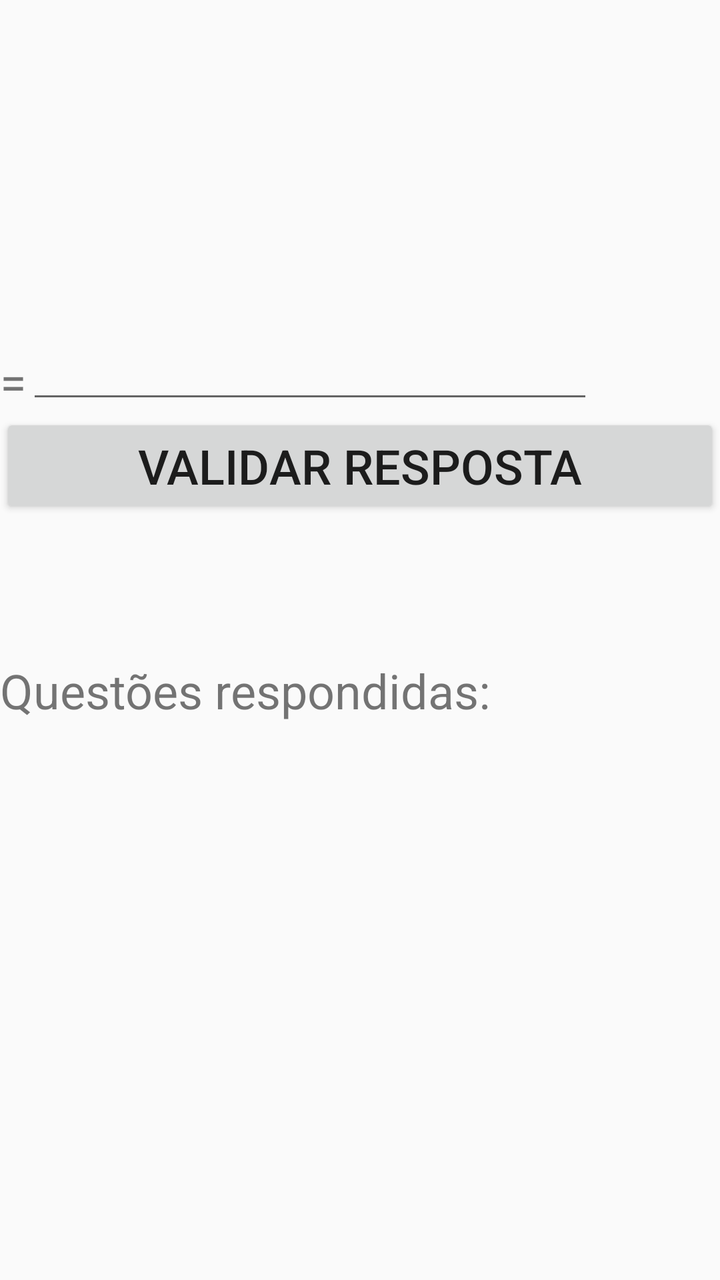
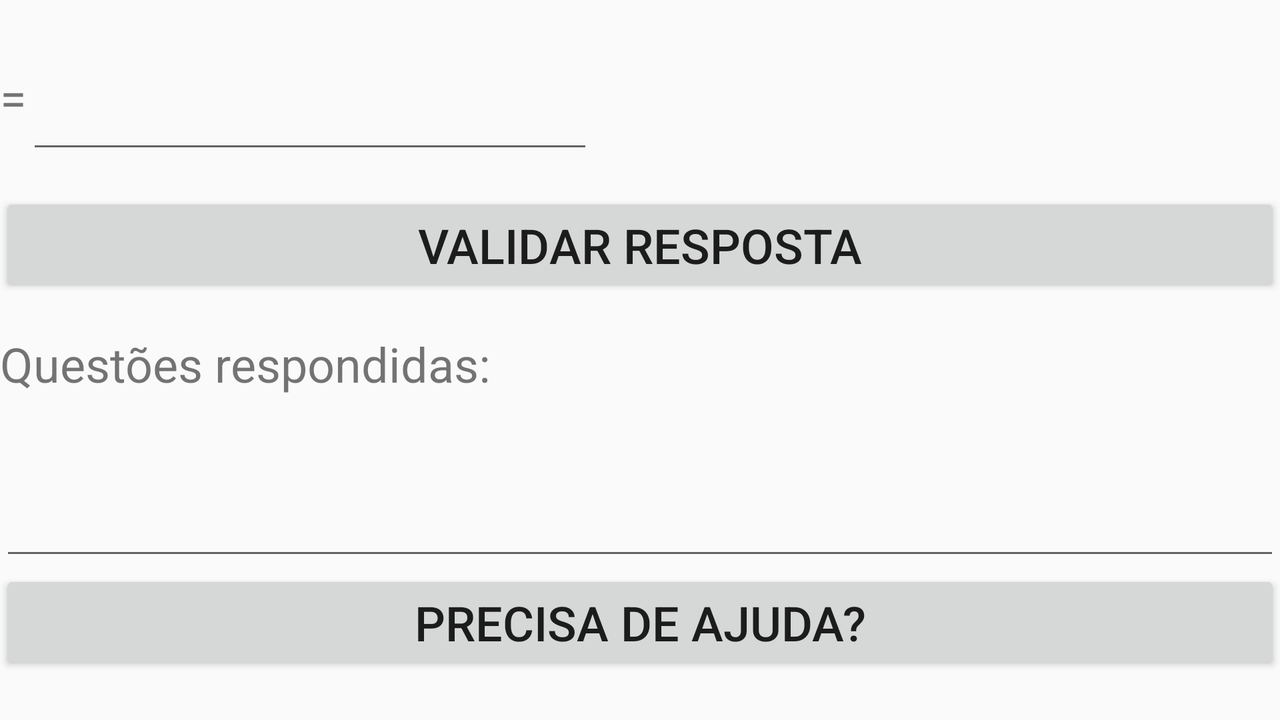

An Android layout and its configuration variant, each rendered on a device that would load it. The default file and the variant file are quoted in full after the pictures.
<!-- AndroidManifest.xml: application theme AppTheme -->
<!-- res/layout/fragment_game_play.xml -->
<?xml version="1.0" encoding="utf-8"?>
<LinearLayout xmlns:android="http://schemas.android.com/apk/res/android"
    android:layout_width="match_parent"
    android:layout_height="match_parent"
    android:orientation="vertical">

    <Space
        android:layout_width="match_parent"
        android:layout_height="142dp" />

    <TextView
        android:id="@+id/questionTXT"
        android:layout_width="match_parent"
        android:layout_height="wrap_content"
        android:textSize="24sp" />

    <TableLayout
        android:layout_width="match_parent"
        android:layout_height="wrap_content">

        <TableRow
            android:layout_width="match_parent"
            android:layout_height="63dp">

            <TableRow
                android:layout_width="match_parent"
                android:layout_height="match_parent">

            </TableRow>

            <TextView
                android:id="@+id/equalsTXT"
                android:layout_width="match_parent"
                android:layout_height="wrap_content"
                android:text="="
                android:textSize="24sp" />

            <TableRow
                android:layout_width="match_parent"
                android:layout_height="match_parent">

                <EditText
                    android:id="@+id/replyText"
                    android:layout_width="match_parent"
                    android:layout_height="wrap_content"
                    android:ems="10"
                    android:inputType="number"
                    android:textSize="24sp" />
            </TableRow>

        </TableRow>

    </TableLayout>

    <Button
        android:id="@+id/checkButton"
        android:layout_width="match_parent"
        android:layout_height="wrap_content"
        android:text="Validar Resposta"
        android:textSize="24sp" />

    <Space
        android:layout_width="match_parent"
        android:layout_height="70dp" />

    <TextView
        android:id="@+id/counterTXT"
        android:layout_width="match_parent"
        android:layout_height="wrap_content"
        android:text="Questões respondidas:"
        android:textSize="24sp" />

    <Space
        android:layout_width="match_parent"
        android:layout_height="54dp" />

    <EditText
        android:id="@+id/gameTipsTxt"
        android:layout_width="match_parent"
        android:layout_height="316dp"
        android:textSize="24sp" />

</LinearLayout>
<!-- resources referenced by this layout -->
<resources>
  <style name="AppTheme" parent="Theme.AppCompat.Light.DarkActionBar">
          
          <item name="colorPrimary">@color/colorPrimary</item>
          <item name="colorPrimaryDark">@color/colorPrimaryDark</item>
          <item name="colorAccent">@color/colorAccent</item>
      </style>
  <color name="colorPrimary">#008577</color>
  <color name="colorPrimaryDark">#00574B</color>
  <color name="colorAccent">#D81B60</color>
</resources>
<!-- res/layout-land/fragment_game_play.xml (the repository's variant of the layout above) -->
<!-- drawn on the phone turned sideways -->
<?xml version="1.0" encoding="utf-8"?>
<LinearLayout xmlns:android="http://schemas.android.com/apk/res/android"
    android:layout_width="match_parent"
    android:layout_height="match_parent"
    android:orientation="vertical">

    <ScrollView
        android:layout_width="match_parent"
        android:layout_height="match_parent">

        <LinearLayout
            android:layout_width="match_parent"
            android:layout_height="wrap_content"
            android:orientation="vertical" >

            <TextView
                android:id="@+id/questionTXT"
                android:layout_width="match_parent"
                android:layout_height="wrap_content"
                android:textSize="24sp" />

            <TableLayout
                android:layout_width="match_parent"
                android:layout_height="64dp">

                <TableRow
                    android:layout_width="match_parent"
                    android:layout_height="39dp">

                    <TableRow
                        android:layout_width="match_parent"
                        android:layout_height="match_parent">

                        <TextView
                            android:id="@+id/equalsTXT"
                            android:layout_width="match_parent"
                            android:layout_height="wrap_content"
                            android:text="="
                            android:textSize="24sp" />
                    </TableRow>

                    <TableRow
                        android:layout_width="match_parent"
                        android:layout_height="match_parent">

                        <EditText
                            android:id="@+id/replyText"
                            android:layout_width="match_parent"
                            android:layout_height="wrap_content"
                            android:ems="10"
                            android:inputType="numberSigned"
                            android:textSize="24sp" />
                    </TableRow>

                </TableRow>

            </TableLayout>

            <Button
                android:id="@+id/checkButton"
                android:layout_width="match_parent"
                android:layout_height="wrap_content"
                android:text="Validar Resposta"
                android:textSize="24sp" />

            <Space
                android:layout_width="match_parent"
                android:layout_height="17dp" />

            <TextView
                android:id="@+id/counterTXT"
                android:layout_width="match_parent"
                android:layout_height="wrap_content"
                android:text="Questões respondidas:"
                android:textSize="24sp" />

            <Space
                android:layout_width="match_parent"
                android:layout_height="19dp" />

            <EditText
                android:id="@+id/gameTipsTxt"
                android:layout_width="match_parent"
                android:layout_height="68dp"
                android:editable="false"
                android:textSize="24sp" />

            <Button
                android:id="@+id/tipButton"
                android:layout_width="match_parent"
                android:layout_height="wrap_content"
                android:text="Precisa de Ajuda?"
                android:textSize="24sp" />
        </LinearLayout>
    </ScrollView>

</LinearLayout>
